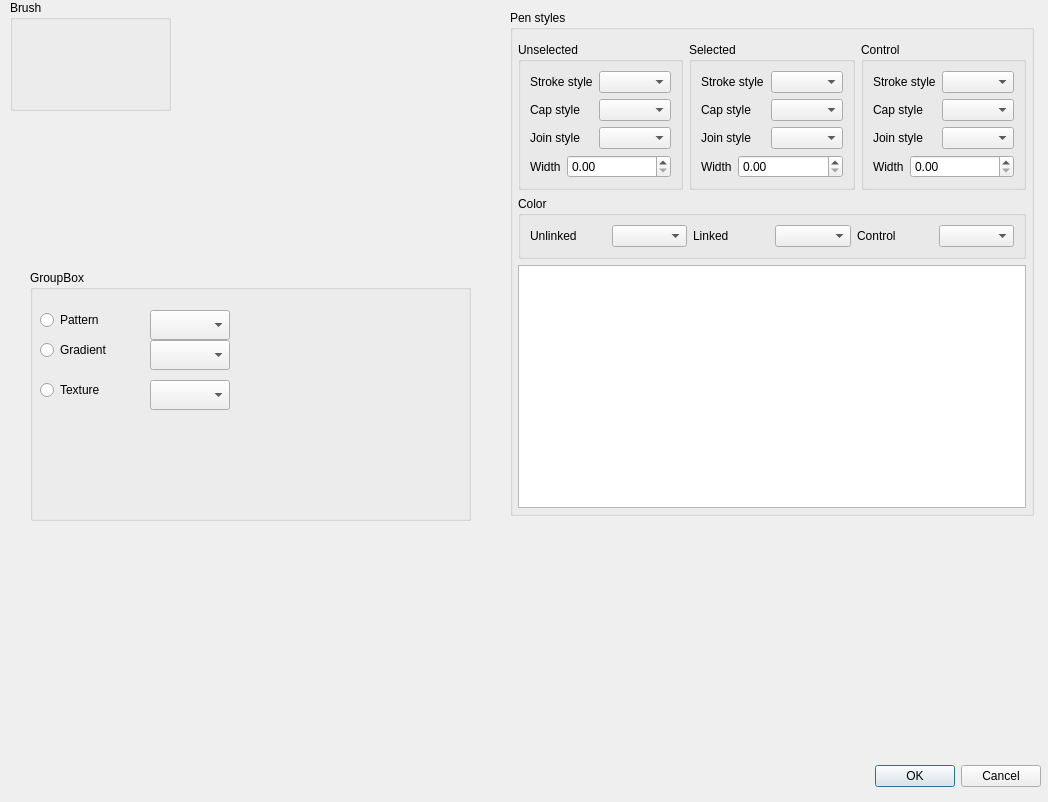
<?xml version="1.0" encoding="UTF-8"?>
<ui version="4.0">
 <class>Dialog</class>
 <widget class="QDialog" name="Dialog">
  <property name="geometry">
   <rect>
    <x>0</x>
    <y>0</y>
    <width>1048</width>
    <height>802</height>
   </rect>
  </property>
  <property name="windowTitle">
   <string>Dialog</string>
  </property>
  <widget class="QDialogButtonBox" name="buttonBox">
   <property name="geometry">
    <rect>
     <x>700</x>
     <y>760</y>
     <width>341</width>
     <height>32</height>
    </rect>
   </property>
   <property name="orientation">
    <enum>Qt::Horizontal</enum>
   </property>
   <property name="standardButtons">
    <set>QDialogButtonBox::Cancel|QDialogButtonBox::Ok</set>
   </property>
  </widget>
  <widget class="QGroupBox" name="brushGroupBox">
   <property name="geometry">
    <rect>
     <x>10</x>
     <y>0</y>
     <width>161</width>
     <height>111</height>
    </rect>
   </property>
   <property name="title">
    <string>Brush</string>
   </property>
  </widget>
  <widget class="QGroupBox" name="penStyleGroupBox">
   <property name="geometry">
    <rect>
     <x>510</x>
     <y>10</y>
     <width>524</width>
     <height>506</height>
    </rect>
   </property>
   <property name="title">
    <string>Pen styles</string>
   </property>
   <widget class="QWidget" name="">
    <property name="geometry">
     <rect>
      <x>8</x>
      <y>32</y>
      <width>508</width>
      <height>466</height>
     </rect>
    </property>
    <layout class="QVBoxLayout" name="verticalLayout_4">
     <item>
      <layout class="QHBoxLayout" name="horizontalLayout_17">
       <item>
        <widget class="QGroupBox" name="unselectedPenStyleGroupBox">
         <property name="title">
          <string>Unselected</string>
         </property>
         <layout class="QVBoxLayout" name="verticalLayout">
          <item>
           <layout class="QHBoxLayout" name="horizontalLayout">
            <item>
             <widget class="QLabel" name="label">
              <property name="text">
               <string>Stroke style</string>
              </property>
             </widget>
            </item>
            <item>
             <widget class="QComboBox" name="styleComboBox"/>
            </item>
           </layout>
          </item>
          <item>
           <layout class="QHBoxLayout" name="horizontalLayout_2">
            <item>
             <widget class="QLabel" name="label_2">
              <property name="text">
               <string>Cap style</string>
              </property>
             </widget>
            </item>
            <item>
             <widget class="QComboBox" name="capComboBox"/>
            </item>
           </layout>
          </item>
          <item>
           <layout class="QHBoxLayout" name="horizontalLayout_3">
            <item>
             <widget class="QLabel" name="label_3">
              <property name="text">
               <string>Join style</string>
              </property>
             </widget>
            </item>
            <item>
             <widget class="QComboBox" name="joinComboBox"/>
            </item>
           </layout>
          </item>
          <item>
           <layout class="QHBoxLayout" name="horizontalLayout_4">
            <item>
             <widget class="QLabel" name="label_4">
              <property name="text">
               <string>Width</string>
              </property>
             </widget>
            </item>
            <item>
             <widget class="QDoubleSpinBox" name="widthDoubleSpinBox">
              <property name="sizePolicy">
               <sizepolicy hsizetype="Minimum" vsizetype="Fixed">
                <horstretch>1</horstretch>
                <verstretch>0</verstretch>
               </sizepolicy>
              </property>
             </widget>
            </item>
           </layout>
          </item>
         </layout>
        </widget>
       </item>
       <item>
        <widget class="QGroupBox" name="selectedPenStyleGroupBox">
         <property name="title">
          <string>Selected</string>
         </property>
         <layout class="QVBoxLayout" name="verticalLayout_3">
          <item>
           <layout class="QHBoxLayout" name="horizontalLayout_7">
            <item>
             <widget class="QLabel" name="label_5">
              <property name="text">
               <string>Stroke style</string>
              </property>
             </widget>
            </item>
            <item>
             <widget class="QComboBox" name="styleComboBox_2"/>
            </item>
           </layout>
          </item>
          <item>
           <layout class="QHBoxLayout" name="horizontalLayout_8">
            <item>
             <widget class="QLabel" name="label_6">
              <property name="text">
               <string>Cap style</string>
              </property>
             </widget>
            </item>
            <item>
             <widget class="QComboBox" name="capComboBox_2"/>
            </item>
           </layout>
          </item>
          <item>
           <layout class="QHBoxLayout" name="horizontalLayout_9">
            <item>
             <widget class="QLabel" name="label_7">
              <property name="text">
               <string>Join style</string>
              </property>
             </widget>
            </item>
            <item>
             <widget class="QComboBox" name="joinComboBox_2"/>
            </item>
           </layout>
          </item>
          <item>
           <layout class="QHBoxLayout" name="horizontalLayout_10">
            <item>
             <widget class="QLabel" name="label_8">
              <property name="text">
               <string>Width</string>
              </property>
             </widget>
            </item>
            <item>
             <widget class="QDoubleSpinBox" name="widthDoubleSpinBox_2">
              <property name="sizePolicy">
               <sizepolicy hsizetype="Minimum" vsizetype="Fixed">
                <horstretch>1</horstretch>
                <verstretch>0</verstretch>
               </sizepolicy>
              </property>
             </widget>
            </item>
           </layout>
          </item>
         </layout>
        </widget>
       </item>
       <item>
        <widget class="QGroupBox" name="controlPenGroupBox">
         <property name="title">
          <string>Control</string>
         </property>
         <layout class="QVBoxLayout" name="verticalLayout_2">
          <item>
           <layout class="QHBoxLayout" name="horizontalLayout_15">
            <item>
             <widget class="QLabel" name="label_12">
              <property name="text">
               <string>Stroke style</string>
              </property>
             </widget>
            </item>
            <item>
             <widget class="QComboBox" name="styleComboBox_3"/>
            </item>
           </layout>
          </item>
          <item>
           <layout class="QHBoxLayout" name="horizontalLayout_12">
            <item>
             <widget class="QLabel" name="label_9">
              <property name="text">
               <string>Cap style</string>
              </property>
             </widget>
            </item>
            <item>
             <widget class="QComboBox" name="capComboBox_3"/>
            </item>
           </layout>
          </item>
          <item>
           <layout class="QHBoxLayout" name="horizontalLayout_13">
            <item>
             <widget class="QLabel" name="label_10">
              <property name="text">
               <string>Join style</string>
              </property>
             </widget>
            </item>
            <item>
             <widget class="QComboBox" name="joinComboBox_3"/>
            </item>
           </layout>
          </item>
          <item>
           <layout class="QHBoxLayout" name="horizontalLayout_14">
            <item>
             <widget class="QLabel" name="label_11">
              <property name="text">
               <string>Width</string>
              </property>
             </widget>
            </item>
            <item>
             <widget class="QDoubleSpinBox" name="widthDoubleSpinBox_3">
              <property name="sizePolicy">
               <sizepolicy hsizetype="Minimum" vsizetype="Fixed">
                <horstretch>1</horstretch>
                <verstretch>0</verstretch>
               </sizepolicy>
              </property>
             </widget>
            </item>
           </layout>
          </item>
         </layout>
        </widget>
       </item>
      </layout>
     </item>
     <item>
      <widget class="QGroupBox" name="penColorGroupBox">
       <property name="title">
        <string>Color</string>
       </property>
       <layout class="QHBoxLayout" name="horizontalLayout_11">
        <item>
         <layout class="QHBoxLayout" name="horizontalLayout_5">
          <item>
           <widget class="QLabel" name="unLinkedLabel">
            <property name="text">
             <string>Unlinked</string>
            </property>
           </widget>
          </item>
          <item>
           <widget class="QComboBox" name="unlinkedColorComboBox"/>
          </item>
         </layout>
        </item>
        <item>
         <layout class="QHBoxLayout" name="horizontalLayout_6">
          <item>
           <widget class="QLabel" name="linkedLabel">
            <property name="text">
             <string>Linked</string>
            </property>
           </widget>
          </item>
          <item>
           <widget class="QComboBox" name="linkedColorComboBox"/>
          </item>
         </layout>
        </item>
        <item>
         <layout class="QHBoxLayout" name="horizontalLayout_16">
          <item>
           <widget class="QLabel" name="unLinkedLabel_2">
            <property name="text">
             <string>Control</string>
            </property>
           </widget>
          </item>
          <item>
           <widget class="QComboBox" name="unlinkedColorComboBox_2"/>
          </item>
         </layout>
        </item>
       </layout>
      </widget>
     </item>
     <item>
      <widget class="QGraphicsView" name="graphicsView"/>
     </item>
    </layout>
   </widget>
  </widget>
  <widget class="QGroupBox" name="groupBox">
   <property name="geometry">
    <rect>
     <x>30</x>
     <y>270</y>
     <width>441</width>
     <height>251</height>
    </rect>
   </property>
   <property name="title">
    <string>GroupBox</string>
   </property>
   <widget class="QRadioButton" name="brushPatternRadioButton">
    <property name="geometry">
     <rect>
      <x>10</x>
      <y>40</y>
      <width>93</width>
      <height>20</height>
     </rect>
    </property>
    <property name="text">
     <string>Pattern</string>
    </property>
   </widget>
   <widget class="QRadioButton" name="brushGradientRadioButton">
    <property name="geometry">
     <rect>
      <x>10</x>
      <y>70</y>
      <width>93</width>
      <height>20</height>
     </rect>
    </property>
    <property name="text">
     <string>Gradient</string>
    </property>
   </widget>
   <widget class="QRadioButton" name="brushTextureRadioButton">
    <property name="geometry">
     <rect>
      <x>10</x>
      <y>110</y>
      <width>93</width>
      <height>20</height>
     </rect>
    </property>
    <property name="text">
     <string>Texture</string>
    </property>
   </widget>
   <widget class="QComboBox" name="comboBox">
    <property name="geometry">
     <rect>
      <x>120</x>
      <y>40</y>
      <width>80</width>
      <height>30</height>
     </rect>
    </property>
   </widget>
   <widget class="QComboBox" name="comboBox_2">
    <property name="geometry">
     <rect>
      <x>120</x>
      <y>70</y>
      <width>80</width>
      <height>30</height>
     </rect>
    </property>
   </widget>
   <widget class="QComboBox" name="comboBox_3">
    <property name="geometry">
     <rect>
      <x>120</x>
      <y>110</y>
      <width>80</width>
      <height>30</height>
     </rect>
    </property>
   </widget>
  </widget>
 </widget>
 <resources/>
 <connections>
  <connection>
   <sender>buttonBox</sender>
   <signal>accepted()</signal>
   <receiver>Dialog</receiver>
   <slot>accept()</slot>
   <hints>
    <hint type="sourcelabel">
     <x>248</x>
     <y>254</y>
    </hint>
    <hint type="destinationlabel">
     <x>157</x>
     <y>274</y>
    </hint>
   </hints>
  </connection>
  <connection>
   <sender>buttonBox</sender>
   <signal>rejected()</signal>
   <receiver>Dialog</receiver>
   <slot>reject()</slot>
   <hints>
    <hint type="sourcelabel">
     <x>316</x>
     <y>260</y>
    </hint>
    <hint type="destinationlabel">
     <x>286</x>
     <y>274</y>
    </hint>
   </hints>
  </connection>
 </connections>
</ui>
